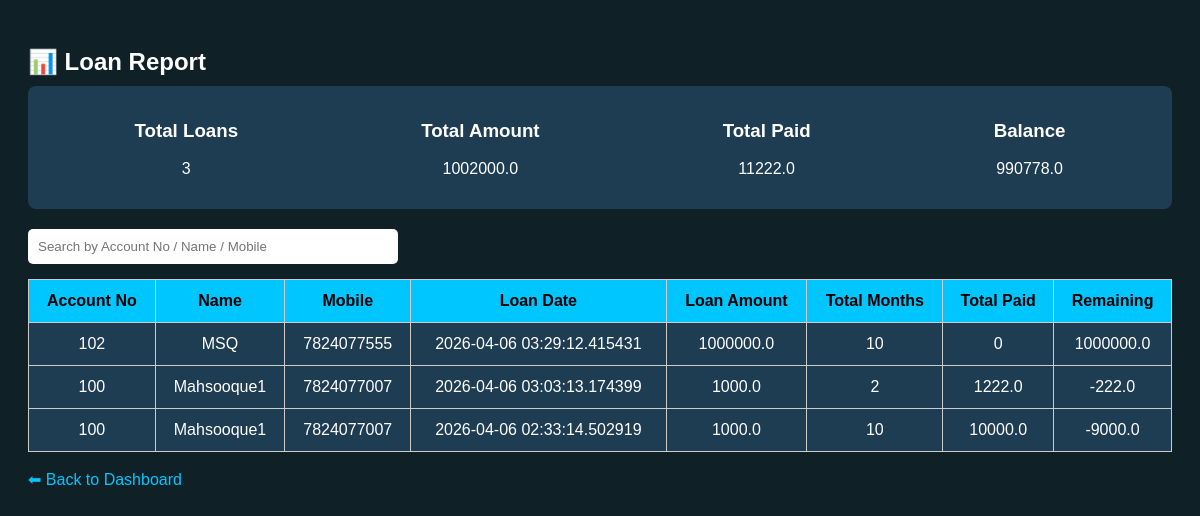
Screenshot of /loan_report (signed in) with the database file from the repository.
### tables this page shows
CREATE TABLE loans(
    id INTEGER PRIMARY KEY AUTOINCREMENT,
    customer_id INTEGER,
    loan_amount REAL,
    interest REAL,
    months INTEGER,
    service_charge REAL,
    created TEXT,
    FOREIGN KEY(customer_id) REFERENCES customers(id)
);

### app.py (the view)
@app.route("/loan_report")
def loan_report():
    if "user" not in session:
        return redirect("/")
    db = get_db()
    data = db.execute("""
        SELECT
            loans.id,
            customers.account_number,
            customers.name,
            customers.mobile,
            loans.loan_amount,
            loans.interest,
            loans.months,
            loans.service_charge,
            loans.created,
            COALESCE(SUM(loan_payments.amount), 0) as total_paid
        FROM loans
        JOIN customers ON customers.id = loans.customer_id
        LEFT JOIN loan_payments ON loan_payments.loan_id = loans.id
        GROUP BY loans.id
        ORDER BY loans.created DESC
    """).fetchall()
    total_loans = len(data)
    total_amount = sum(row["loan_amount"] for row in data)
    total_paid = sum(row["total_paid"] for row in data)
    total_balance = total_amount - total_paid
    return render_template(
        "loan_report.html",
        data=data,
        total_loans=total_loans,
        total_amount=total_amount,
        total_paid=total_paid,
        total_balance=total_balance
    )

### app.py (called while the page is built)
def get_db():
    conn = sqlite3.connect("bank.db")
    conn.row_factory = sqlite3.Row
    return conn

@app.before_request
def session_timeout():
    if "user" in session:
        now = datetime.now().timestamp()
        last_activity = session.get("last_activity", now)
        if now - last_activity > 300:
            session.clear()
            return redirect("/")
        session["last_activity"] = now

### templates/loan_report.html (shortened to what this page needs)
<!DOCTYPE html>
<html>
<head>
</head>
<body>
<h2>📊 Loan Report</h2>
<div class="summary">
    <div>
        <h3>Total Loans</h3>
        <p>{{ total_loans }}</p>
    </div>
    <div>
        <h3>Total Amount</h3>
        <p>{{ total_amount }}</p>
    </div>
    <div>
        <h3>Total Paid</h3>
        <p>{{ total_paid }}</p>
    </div>
    <div>
        <h3>Balance</h3>
        <p>{{ total_balance }}</p>
    </div>
</div>
<input type="text" id="searchInput" placeholder="Search by Account No / Name / Mobile" onkeyup="filterTable()">
<table id="loanTable">
    <thead>
        <tr>
            <th>Account No</th>
            <th>Name</th>
            <th>Mobile</th>
            <th>Loan Date</th>
            <th>Loan Amount</th>
            <th>Total Months</th>
            <th>Total Paid</th>
            <th>Remaining</th>
        </tr>
    </thead>
    <tbody>
    {% for r in data %}
        <tr>
            <td>{{ r.account_number }}</td>
            <td>{{ r.name }}</td>
            <td>{{ r.mobile }}</td>
            <td>{{ r.created }}</td>
            <td>{{ r.loan_amount }}</td>
            <td>{{ r.months }}</td>
            <td>{{ r.total_paid }}</td>
            <td>{{ r.loan_amount - r.total_paid }}</td>
        </tr>
    {% endfor %}
    </tbody>
</table>
<br>
<a href="/dashboard">⬅ Back to Dashboard</a>
</body>
</html>

### templates/loan_report.html (style rules this page uses)
body { font-family: Arial, sans-serif; background: #0f2027; color: white; padding: 20px; }
h2 { margin-bottom: 10px; }
.summary { display: flex; justify-content: space-around; background: #1e3c52; padding: 15px; margin-bottom: 20px; border-radius: 8px; }
.summary div { text-align: center; }
input[type=text] { padding: 10px; width: 350px; margin-bottom: 15px; border-radius: 5px; border: none; }
table { width: 100%; border-collapse: collapse; background: #1e3c52; }
th, td { padding: 12px; border: 1px solid #ccc; text-align: center; }
th { background: #00c6ff; color: black; }
a { color: #00c6ff; text-decoration: none; }

### rows the page displays
loans: account_number "102", name "MSQ", mobile "7824077555", created "2026-04-06 03:29:12.415431", loan_amount "1000000.0", months "10", total_paid "0", r.loan_amount-r.total_paid "1000000.0"
loans: account_number "100", name "Mahsooque1", mobile "7824077007", created "2026-04-06 03:03:13.174399", loan_amount "1000.0", months "2", total_paid "1222.0", r.loan_amount-r.total_paid "-222.0"
loans: account_number "100", name "Mahsooque1", mobile "7824077007", created "2026-04-06 02:33:14.502919", loan_amount "1000.0", months "10", total_paid "10000.0", r.loan_amount-r.total_paid "-9000.0"

### other values shown
{{ total_loans }} "3"
{{ total_amount }} "1002000.0"
{{ total_paid }} "11222.0"
{{ total_balance }} "990778.0"
